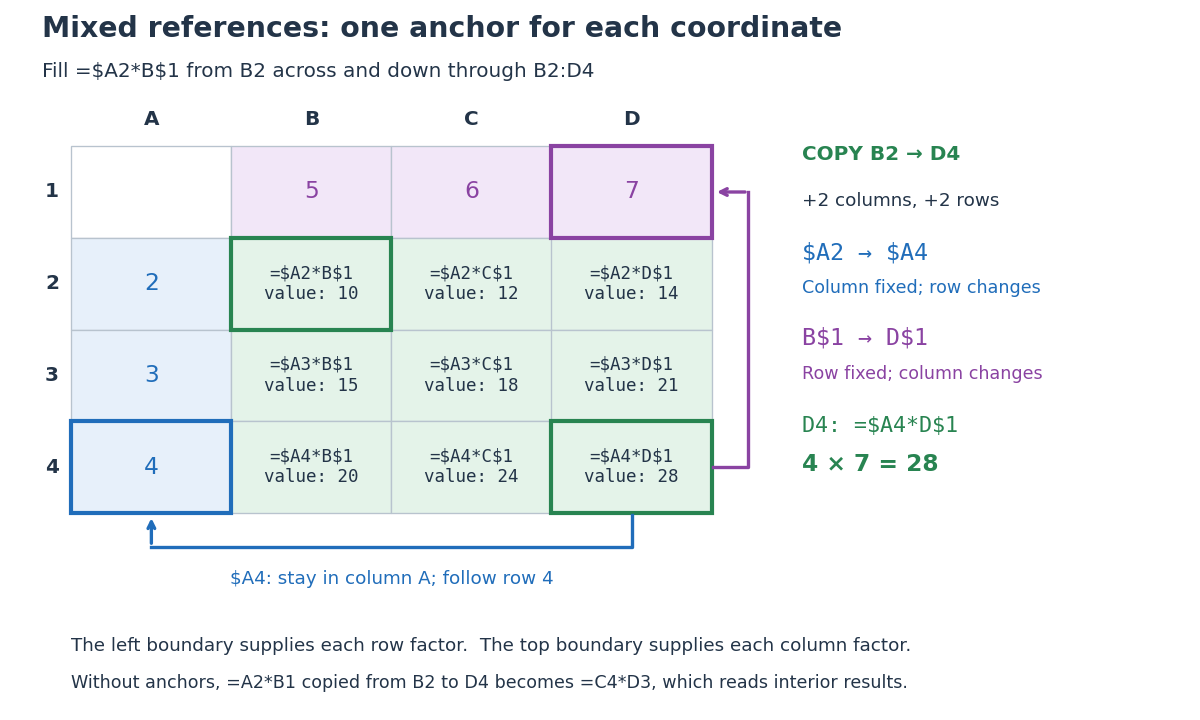

Python code for this plot:
"""Draw an original mixed-reference multiplication table; emit PNG in CWD.

Tested with Python 3.14, matplotlib 3.10.7 and numpy 2.3.5.
"""

from pathlib import Path

import matplotlib.pyplot as plt
from matplotlib.patches import Rectangle


INK = "#233448"
LEFT = "#206dba"
TOP = "#8a43a2"
TARGET = "#288451"


def main():
    plt.rcParams["text.parse_math"] = False
    fig, ax = plt.subplots(figsize=(10, 6), dpi=120)
    fig.patch.set_facecolor("white")
    ax.set(xlim=(0, 12), ylim=(0, 7.2))
    ax.axis("off")
    ax.text(0.25, 6.89, "Mixed references: one anchor for each coordinate",
            fontsize=17, weight="bold", color=INK)
    ax.text(0.25, 6.48, "Fill =$A2*B$1 from B2 across and down through B2:D4", fontsize=12, color=INK)
    x0, top, width, height = 0.55, 5.76, 1.65, 0.95
    for c, letter in enumerate("ABCD"):
        ax.text(x0 + (c + 0.5) * width, top + 0.22, letter, ha="center", fontsize=12, weight="bold", color=INK)
    for r in range(1, 5):
        y = top - r * height
        ax.text(x0 - 0.2, y + height / 2, str(r), ha="center", va="center", fontsize=12, weight="bold", color=INK)
        for c in range(4):
            x = x0 + c * width
            colour, content, textcolour = "white", "", INK
            if r == 1 and c:
                colour, content, textcolour = "#f2e7f8", str(c + 4), TOP
            elif r > 1 and c == 0:
                colour, content, textcolour = "#e7f0fa", str(r), LEFT
            elif r > 1 and c:
                colour = "#e4f3e9"
                content = f"=$A{r}*{'ABCD'[c]}$1\nvalue: {r * (c + 4)}"
            ax.add_patch(Rectangle((x, y), width, height, facecolor=colour,
                                   edgecolor="#b8c3ce", linewidth=0.8))
            ax.text(x + width / 2, y + height / 2, content, ha="center", va="center",
                    fontsize=10.5 if r > 1 and c else 14, color=textcolour,
                    fontfamily="DejaVu Sans Mono" if r > 1 and c else "DejaVu Sans")
    for c, r, colour in [(0, 4, LEFT), (3, 1, TOP), (3, 4, TARGET), (1, 2, TARGET)]:
        ax.add_patch(Rectangle((x0 + c * width, top - r * height), width, height,
                               fill=False, edgecolor=colour, linewidth=2.5))
    bottom = top - 4 * height
    xa, xd = x0 + width / 2, x0 + 3.5 * width
    ax.plot([xd, xd, xa], [bottom - 0.02, bottom - 0.35, bottom - 0.35], color=LEFT, lw=2)
    ax.annotate("", xy=(xa, bottom - 0.02), xytext=(xa, bottom - 0.35),
                arrowprops={"arrowstyle": "->", "color": LEFT, "lw": 2})
    ax.text(3.85, bottom - 0.74, "$A4: stay in column A; follow row 4", ha="center", fontsize=11, color=LEFT)
    right = x0 + 4 * width
    y1, y4 = top - height / 2, top - 3.5 * height
    ax.plot([right + 0.02, right + 0.38, right + 0.38], [y4, y4, y1], color=TOP, lw=2)
    ax.annotate("", xy=(right + 0.02, y1), xytext=(right + 0.38, y1),
                arrowprops={"arrowstyle": "->", "color": TOP, "lw": 2})
    ax.text(8.08, 5.62, "COPY B2 → D4", fontsize=12, color=TARGET, weight="bold")
    ax.text(8.08, 5.14, "+2 columns, +2 rows", fontsize=11, color=INK)
    ax.text(8.08, 4.59, "$A2 → $A4", fontsize=14, color=LEFT, fontfamily="DejaVu Sans Mono")
    ax.text(8.08, 4.24, "Column fixed; row changes", fontsize=10.5, color=LEFT)
    ax.text(8.08, 3.70, "B$1 → D$1", fontsize=14, color=TOP, fontfamily="DejaVu Sans Mono")
    ax.text(8.08, 3.35, "Row fixed; column changes", fontsize=10.5, color=TOP)
    ax.text(8.08, 2.80, "D4: =$A4*D$1", fontsize=13, color=TARGET, fontfamily="DejaVu Sans Mono")
    ax.text(8.08, 2.39, "4 × 7 = 28", fontsize=14, color=TARGET, weight="bold")
    ax.text(0.55, 0.53, "The left boundary supplies each row factor.  The top boundary supplies each column factor.", fontsize=11, color=INK)
    ax.text(0.55, 0.15, "Without anchors, =A2*B1 copied from B2 to D4 becomes =C4*D3, which reads interior results.", fontsize=10.5, color=INK)
    fig.subplots_adjust(left=0.015, right=0.985, top=0.99, bottom=0.025)
    fig.savefig(Path(__file__).stem + ".png", facecolor="white", transparent=False)
    plt.close(fig)


if __name__ == "__main__":
    main()
